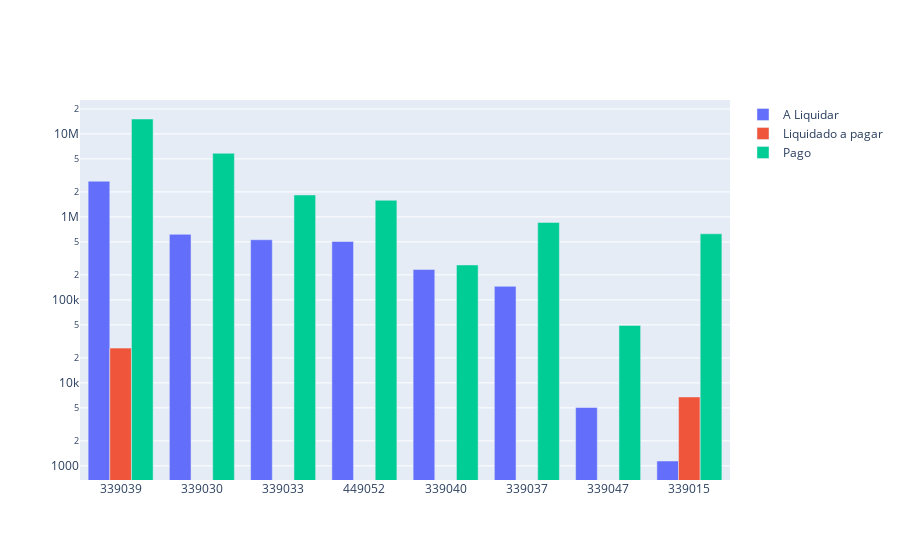

Notebook code for this chart:
### Code cell
# Saldo a liquidar por ND
cols = ['ND', 'A_LIQUIDAR', 'LIQUIDADO_A_PAGAR', 'PAGO']

df_aux = df.loc[:, cols].groupby('ND').sum().sort_values(by= 'A_LIQUIDAR', ascending=False).reset_index()
df_aux = df_aux[df_aux['A_LIQUIDAR'] > 0]
# Criando o gráfico
fig = go.Figure()

# Adicionando as colunas y1, y2 e y3 no eixo y
fig.add_trace(go.Bar(x=df_aux['ND'], y=df_aux['A_LIQUIDAR'], name='A Liquidar'))
fig.add_trace(go.Bar(x=df_aux['ND'], y=df_aux['LIQUIDADO_A_PAGAR'], name='Liquidado a pagar'))
fig.add_trace(go.Bar(x=df_aux['ND'], y=df_aux['PAGO'], name='Pago'))

fig.update_traces(textposition = 'outside', cliponaxis = False, hovertemplate=None)
fig.update_layout(hovermode="x unified")
fig.update_yaxes(type="log")

fig.show()

### Figure 1 — Plotly figure (JSON) as saved in the notebook; plotly's stock layout.template omitted (floating-point values rounded to 4 significant figures)
{"data": [{"cliponaxis": false, "name": "A Liquidar", "textposition": "outside", "type": "bar", "x": ["339039", "339030", "339033", "449052", "339040", "339037", "339047", "339015"], "y": [2692000.0, 616700.0, 530600.0, 505700.0, 232400.0, 145700.0, 5050.0, 1144.0]}, {"cliponaxis": false, "name": "Liquidado a pagar", "textposition": "outside", "type": "bar", "x": ["339039", "339030", "339033", "449052", "339040", "339037", "339047", "339015"], "y": [26240.0, 0, 0, 0, 0, 0, 0, 6765.0]}, {"cliponaxis": false, "name": "Pago", "textposition": "outside", "type": "bar", "x": ["339039", "339030", "339033", "449052", "339040", "339037", "339047", "339015"], "y": [15130000.0, 5846000.0, 1838000.0, 1586000.0, 263500.0, 857400.0, 49230.0, 625300.0]}], "layout": {"hovermode": "x unified", "yaxis": {"type": "log"}}}
